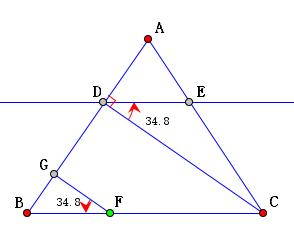
#> input picture Junior Mathematics/example_1.JPG, 294 x 232 px
$ python -i parse_image_segments.py   (imports and definitions only)
#> lines starting #> are read from the running program, lines starting #| are printed output that depends on the picture; after the words box and inside, x2 and y2 are one past the last pixel; in counts of white or black regions, pixels touching at a corner belong together
from scipy import ndimage
import cv2
import numpy as np

from geosolver.diagram.states import ImageSegment, ImageSegmentParse
from geosolver.ontology.instantiator_definitions import instantiators
from geosolver.utils import prep
__author__ = 'minjoon'


def parse_image_segments(image):
    kernel = np.ones((3,3), np.uint8)
    block_size = 13
    c = 20
    min_area = 20
    min_height = 3
    min_width = 3

    image_segments = _get_image_segments(image, kernel, block_size, c)
    diagram_segment, label_segments = _get_diagram_and_label_segments(image_segments, min_area, min_height, min_width)
    image_segment_parse = ImageSegmentParse(image, diagram_segment, label_segments)
    return image_segment_parse


def _get_image_segments(image, kernel, block_size, c):
    binarized_image = cv2.adaptiveThreshold(image, 255, cv2.ADAPTIVE_THRESH_GAUSSIAN_C,
                                            cv2.THRESH_BINARY_INV, block_size, c)
    # [8 lines of commented-out code are left out]

    labeled, nr_objects = ndimage.label(binarized_image, structure=kernel)
    slices = ndimage.find_objects(labeled)
    # print(slices)
    # remove small object and detect the left
    image_segments = {}
    for idx, slice_ in enumerate(slices):
        offset = instantiators['point'](slice_[1].start, slice_[0].start)
        sliced_image = image[slice_]
        boolean_array = labeled[slice_] == (idx+1)
        segmented_image = 255 - (255-sliced_image) * boolean_array
        pixels = set(instantiators['point'](x, y) for x, y in np.transpose(np.nonzero(np.transpose(boolean_array))))
        binarized_segmented_image = cv2.adaptiveThreshold(segmented_image, 255, cv2.ADAPTIVE_THRESH_GAUSSIAN_C,
                                                          cv2.THRESH_BINARY_INV, block_size, c)
        # ret, binarized_segmented_image = cv2.threshold(segmented_image, cv2.THRESH_OTSU, 255, cv2.THRESH_BINARY)
        image_segment = ImageSegment(segmented_image, sliced_image, binarized_segmented_image, pixels, offset, idx)
        image_segments[idx] = image_segment

    return image_segments


# diagram
def _get_diagram_and_label_segments(image_segments, min_area, min_height, min_width):
    # the largest segment is the diagram segment
    diagram_segment = max(image_segments.values(), key=lambda s: s.area)
    label_segments = {}
    for key, image_segment in image_segments.iteritems():
        if key == diagram_segment.key:
            continue
        a = image_segment.area >= min_area
        h = image_segment.shape[1] >= min_height
        w = image_segment.shape[0] >= min_width
        if a and h and w:
            label_segments[key] = image_segment

    return diagram_segment, label_segments

>>> import cv2
>>> picture = cv2.imread('../../../Junior Mathematics/example_1.JPG', cv2.IMREAD_GRAYSCALE)
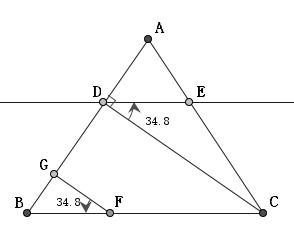
#> picture: shape (232, 294); min 0, max 255, mean 248.2
>>> result = parse_image_segments(picture)
#> in _get_image_segments, `binarized_image = cv2.adaptiveThreshold(image, 255, cv2.ADAPTIVE_THRES..`:
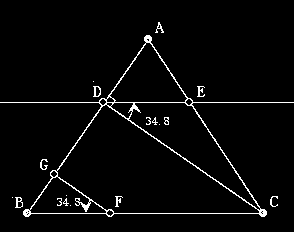
#> binarized_image: shape (232, 294); 3.2% white in thin lines or dots, all inside (x1, y1, x2, y2) = (0, 22, 294, 217)
#> in _get_image_segments, `labeled, nr_objects = ndimage.label(binarized_image, structure=kernel)`:
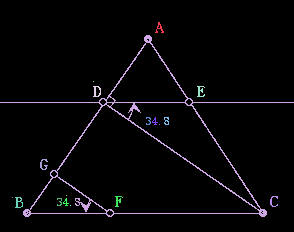
#> labeled: shape (232, 294) int32; 19 distinct labels, from 0 to 18; one colour per label, 0 black
#> in _get_image_segments, `labeled, nr_objects = ndimage.label(binarized_image, structure=kernel)`: nr_objects = 18
#> in _get_image_segments, `slices = ndimage.find_objects(labeled)`: slices = 18 items
#> the loop in _get_image_segments, `for idx, slice_ in enumerate(slices):` made 1 pass
#> after the loop in _get_image_segments, `for idx, slice_ in enumerate(slices):`: image_segments = 0 items
#> (the run stopped early here; a loop or call above may not have finished)

$ run again, on Junior Mathematics/example_12.JPG
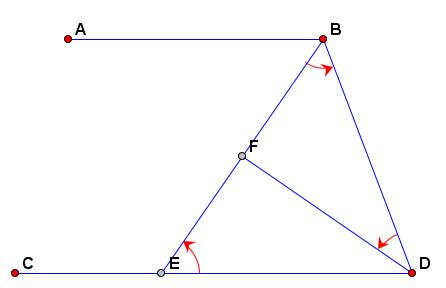
#> input picture Junior Mathematics/example_12.JPG, 446 x 288 px
#> in _get_image_segments, `binarized_image = cv2.adaptiveThreshold(image, 255, cv2.ADAPTIVE_THRES..`:
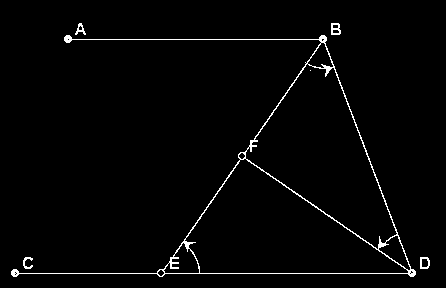
#> binarized_image: shape (288, 446); 1.9% white in thin lines or dots, all inside (x1, y1, x2, y2) = (11, 23, 430, 277)
#> in _get_image_segments, `labeled, nr_objects = ndimage.label(binarized_image, structure=kernel)`:
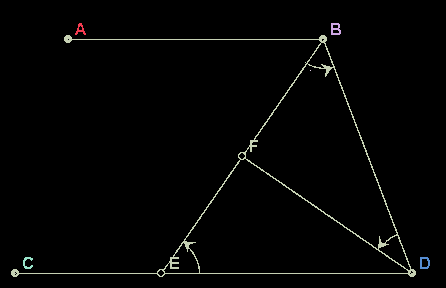
#> labeled: shape (288, 446) int32; 7 distinct labels, from 0 to 6; one colour per label, 0 black
#> nr_objects = 6
#> slices = 6 items
#> the loop in _get_image_segments, `for idx, slice_ in enumerate(slices):` made 1 pass
#> after the loop in _get_image_segments, `for idx, slice_ in enumerate(slices):`: image_segments = 0 items

$ run again, on Junior Mathematics/example_19.JPG
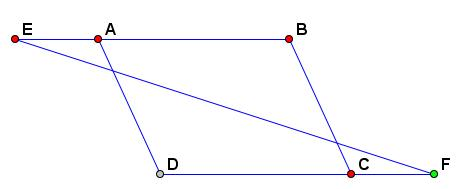
#> input picture Junior Mathematics/example_19.JPG, 466 x 189 px
#> in _get_image_segments, `binarized_image = cv2.adaptiveThreshold(image, 255, cv2.ADAPTIVE_THRES..`:
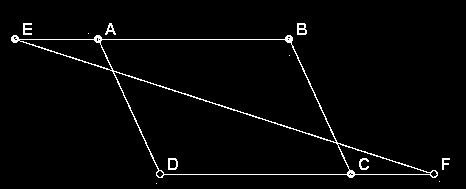
#> binarized_image: shape (189, 466); 2.4% white in thin lines or dots, all inside (x1, y1, x2, y2) = (11, 23, 450, 184)
#> in _get_image_segments, `labeled, nr_objects = ndimage.label(binarized_image, structure=kernel)`:
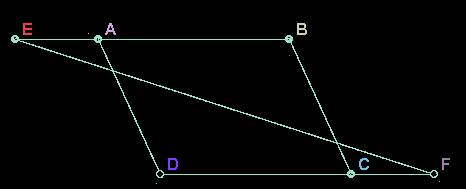
#> labeled: shape (189, 466) int32; 12 distinct labels, from 0 to 11; one colour per label, 0 black
#> nr_objects = 11
#> slices = 11 items
#> the loop in _get_image_segments, `for idx, slice_ in enumerate(slices):` made 1 pass
#> after the loop in _get_image_segments, `for idx, slice_ in enumerate(slices):`: image_segments = 0 items

$ run again, on Junior Mathematics/example_21.JPG
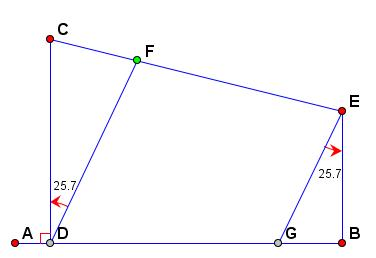
#> input picture Junior Mathematics/example_21.JPG, 376 x 258 px
#> in _get_image_segments, `binarized_image = cv2.adaptiveThreshold(image, 255, cv2.ADAPTIVE_THRES..`:
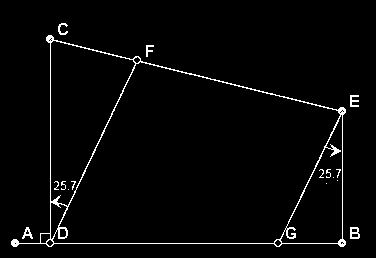
#> binarized_image: shape (258, 376); 2.5% white in thin lines or dots, all inside (x1, y1, x2, y2) = (11, 23, 360, 247)
#> in _get_image_segments, `labeled, nr_objects = ndimage.label(binarized_image, structure=kernel)`:
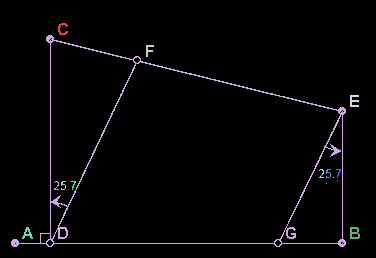
#> labeled: shape (258, 376) int32; 17 distinct labels, from 0 to 16; one colour per label, 0 black
#> nr_objects = 16
#> slices = 16 items
#> the loop in _get_image_segments, `for idx, slice_ in enumerate(slices):` made 1 pass
#> after the loop in _get_image_segments, `for idx, slice_ in enumerate(slices):`: image_segments = 0 items
